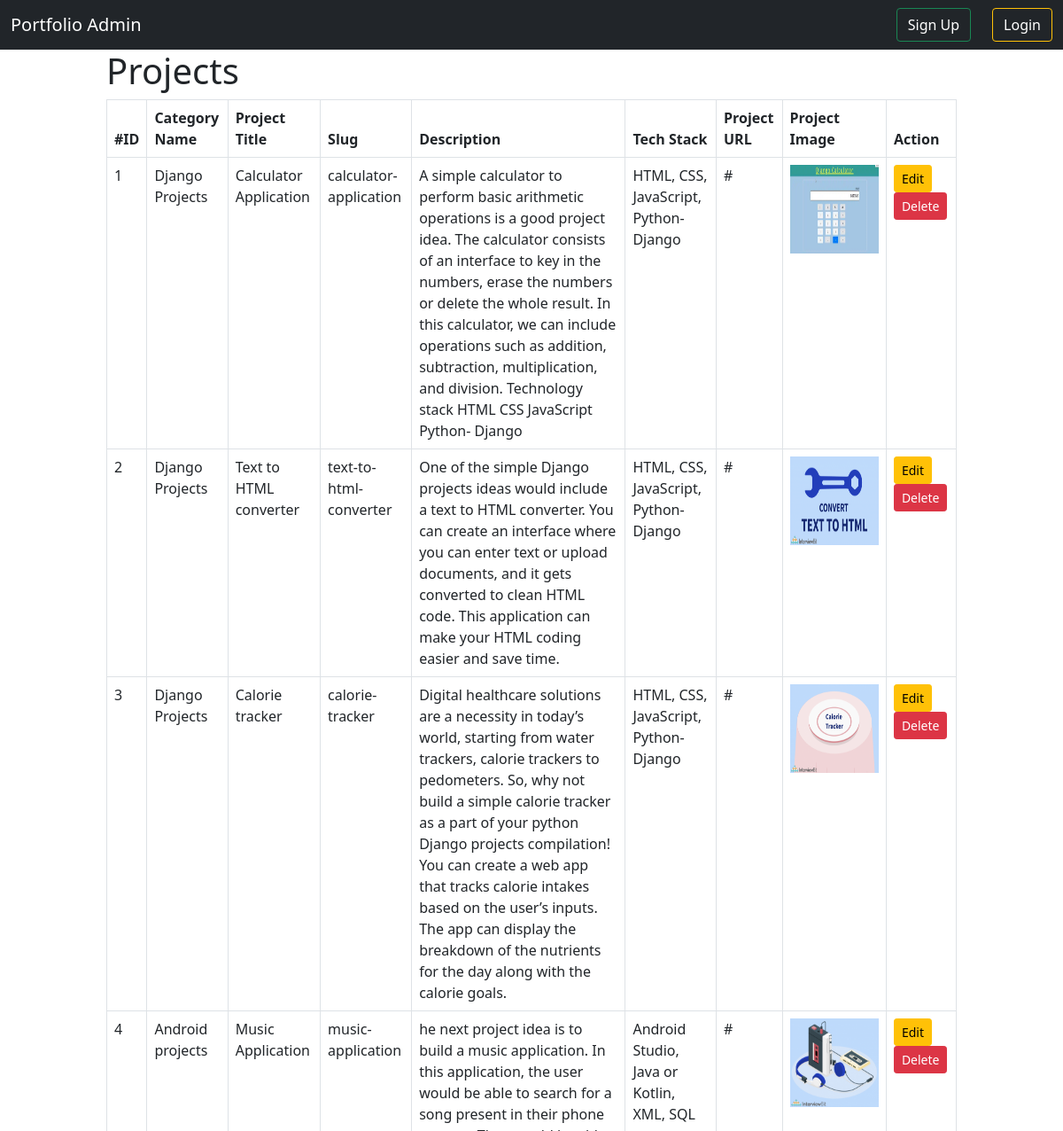
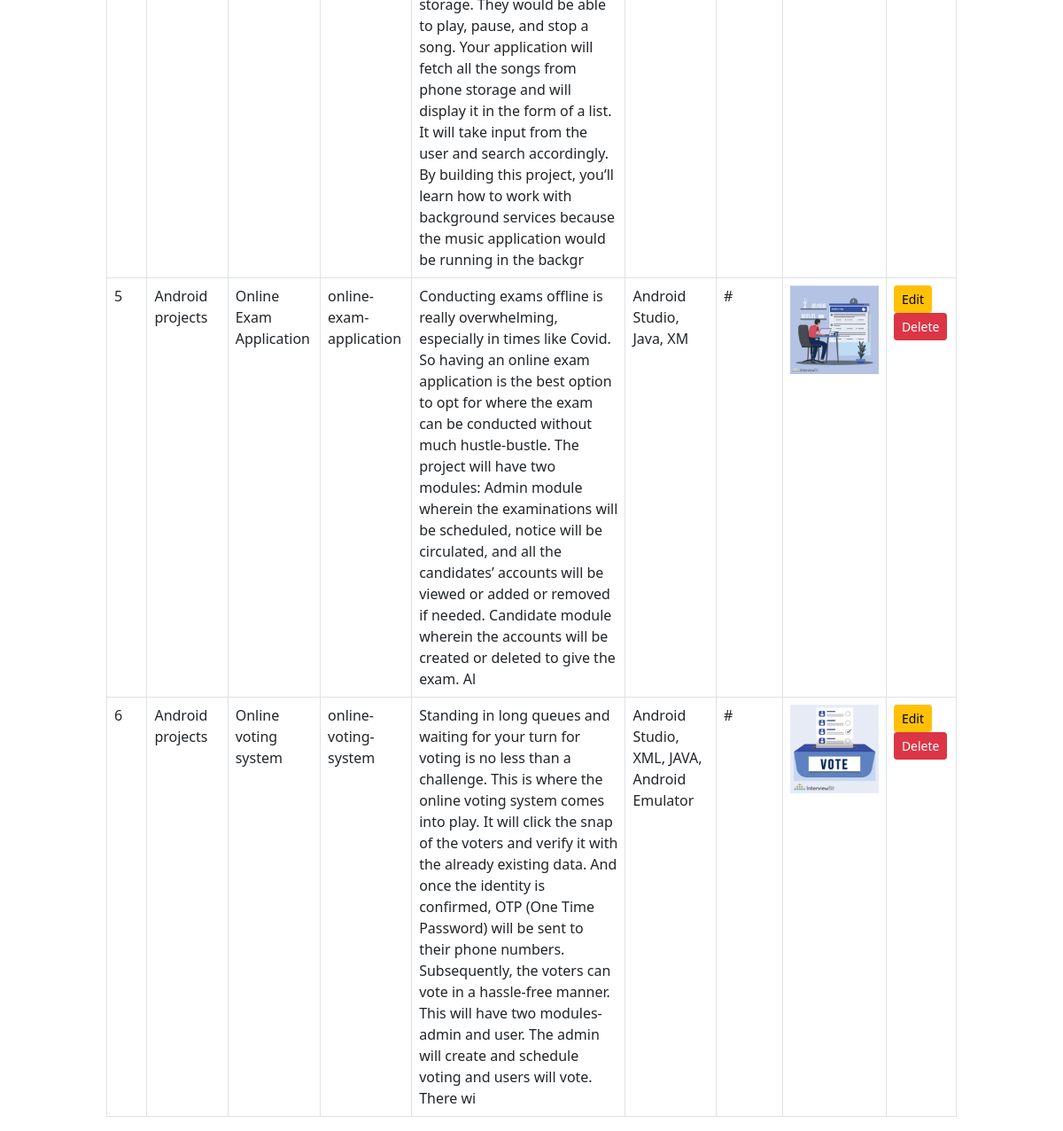
Page /show_projects on the committed database (2 pictures, top to bottom).
### portfolio/models.py (models this page shows)
class Projects(models.Model):
    id = models.IntegerField(primary_key=id)
    project_title = models.CharField(max_length=100, unique=True)
    slug = models.SlugField(max_length=200, unique=True)
    description = models.TextField(max_length=500, blank=True)
    screenshots = models.ImageField(upload_to='projects/')
    technologies_used = models.CharField(max_length=250)
    project_url = models.CharField(max_length=150)
    category = models.ForeignKey(Category, on_delete=models.CASCADE)
    created_date = models.DateTimeField(auto_now_add=True)
    modified_date = models.DateTimeField(auto_now=True)
    class Meta:
        db_table = ''
        managed = True
        verbose_name = 'project'
        verbose_name_plural = 'projects'

class Category(models.Model):
    category_name = models.CharField(max_length = 50, unique = True)
    slug = models.SlugField(max_length= 100, unique = True)
    description = models.TextField(max_length = 255, blank = True)
    cat_image = models.ImageField(upload_to = 'projects/categories', blank = True)
    def __str__(self):
        return self.category_name
    class Meta:
        db_table = ''
        managed = True
        verbose_name = 'category'
        verbose_name_plural = 'categories'

### portfolio/views.py (the view)
# urls.py: path('show_projects', views.ProjectsListView.as_view(), name='show_projects'),
class ProjectsListView(ListView):
    model = Projects
    template_name = 'show_projects.html'
    context_object_name = 'projectslist'

### portfolio/templates/show_projects.html
{% extends 'adminbase.html' %}
{% block body %}
<div style="width:80%;margin : auto;">
<h1>Projects</h1>
{% if projectslist %}
  <table class="table table-bordered">
    <thead>
      <tr>
        <th scope="col">#ID</th>
        <th scope="col">Category Name</th>
        <th scope="col">Project Title</th>
        <th scope="col">Slug</th>
        <th scope="col">Description</th>
        <th scope="col">Tech Stack</th>
        <th scope="col">Project URL</th>
        <th scope="col">Project Image</th>
        <th scope="col">Action</th>
      </tr>
    </thead>
    <tbody>
      {% for item in projectslist %}
      <tr>
        <td>{{item.id}}</td>
        <td>{{item.category}}</td>
        <td>{{item.project_title}}</td>
        <td>{{item.slug}}</td>
        <td>{{item.description}}</td>
        <td>{{item.technologies_used}}</td>
        <td>{{item.project_url}}</td>
        <td><img src="{{ item.screenshots.url }}" height="100" width="100"/></td>
        <td><a href="{% url 'edit_projects' pk=item.id %}" class='btn btn-warning btn-sm' >Edit</a> <a class='btn btn-danger btn-sm' href="{% url 'delete_projects' pk=item.id %}">Delete</a> </td>
      </tr>
      {% endfor %}
    </tbody>
  </table>
  {% else %}
  <h3>No Data avaiable</h3>
  {% endif %}
</div>
{% endblock %}

### portfolio/templates/adminbase.html (shortened to what this page needs)
<!DOCTYPE html>
<html lang="en">
  <head>
    <link
      href="https://cdn.jsdelivr.net/npm/bootstrap@5.0.2/dist/css/bootstrap.min.css"
      rel="stylesheet"
    />
  </head>
  <body>
    <nav class="navbar navbar-expand-lg navbar-light bg-dark">
      <div class="container-fluid">
        <a class="navbar-brand text-white">Portfolio Admin</a>
          <div class="d-flex">
            {% if user.is_authenticated %}
            <a href="{% url 'profile' %}" class="btn text-white">Profile</a>
            <a href="{% url 'logout' %}" class="btn btn-outline-warning text-white" type="submit">Logout</a>
            {% else%}
            <a href="{% url 'signup' %}" class="btn btn-outline-success mx-4 text-white">Sign Up</a>
            <a href="{% url 'login' %}" class="btn btn-outline-warning text-white" type="submit">Login</a>
            {% endif %}
          </div>
        </div>
    </nav>
    {% block body %} {% endblock %}
  </body>
</html>

### rows in the picture
Projects: id "1", category "Django Projects", project_title "Calculator Application", slug "calculator-application", description "A simple calculator to perform basic arithmetic operations is a good project idea. The calculator consists of an interface to key in the numbers, erase the numbers or delete the whole result. In this calculator, we can include operations such as addition, subtraction, multiplication, and division. Technology stack HTML CSS JavaScript Python- Django", technologies_used "HTML, CSS, JavaScript, Python-Django", project_url "#", screenshots (picture)
Projects: id "2", category "Django Projects", project_title "Text to HTML converter", slug "text-to-html-converter", description "One of the simple Django projects ideas would include a text to HTML converter. You can create an interface where you can enter text or upload documents, and it gets converted to clean HTML code. This application can make your HTML coding easier and save time.", technologies_used "HTML, CSS, JavaScript, Python-Django", project_url "#", screenshots (picture)
Projects: id "3", category "Django Projects", project_title "Calorie tracker", slug "calorie-tracker", description "Digital healthcare solutions are a necessity in today’s world, starting from water trackers, calorie trackers to pedometers. So, why not build a simple calorie tracker as a part of your python Django projects compilation! You can create a web app that tracks calorie intakes based on the user’s inputs. The app can display the breakdown of the nutrients for the day along with the calorie goals.", technologies_used "HTML, CSS, JavaScript, Python-Django", project_url "#", screenshots (picture)
Projects: id "4", category "Android projects", project_title "Music Application", slug "music-application", description "he next project idea is to build a music application. In this application, the user would be able to search for a song present in their phone storage. They would be able to play, pause, and stop a song. Your application will fetch all the songs from phone storage and will display it in the form of a list. It will take input from the user and search accordingly. By building this project, you’ll learn how to work with background services because the music application would be running in the backgr", technologies_used "Android Studio, Java or Kotlin, XML, SQL", project_url "#", screenshots (picture)
Projects: id "5", category "Android projects", project_title "Online Exam Application", slug "online-exam-application", description "Conducting exams offline is really overwhelming, especially in times like Covid. So having an online exam application is the best option to opt for where the exam can be conducted without much hustle-bustle. The project will have two modules: Admin module wherein the examinations will be scheduled, notice will be circulated, and all the candidates’ accounts will be viewed or added or removed if needed. Candidate module wherein the accounts will be created or deleted to give the exam. Al", technologies_used "Android Studio, Java, XM", project_url "#", screenshots (picture)
Projects: id "6", category "Android projects", project_title "Online voting system", slug "online-voting-system", description "Standing in long queues and waiting for your turn for voting is no less than a challenge. This is where the online voting system comes into play. It will click the snap of the voters and verify it with the already existing data. And once the identity is confirmed, OTP (One Time Password) will be sent to their phone numbers. Subsequently, the voters can vote in a hassle-free manner. This will have two modules- admin and user. The admin will create and schedule voting and users will vote. There wi", technologies_used "Android Studio, XML, JAVA, Android Emulator", project_url "#", screenshots (picture)
